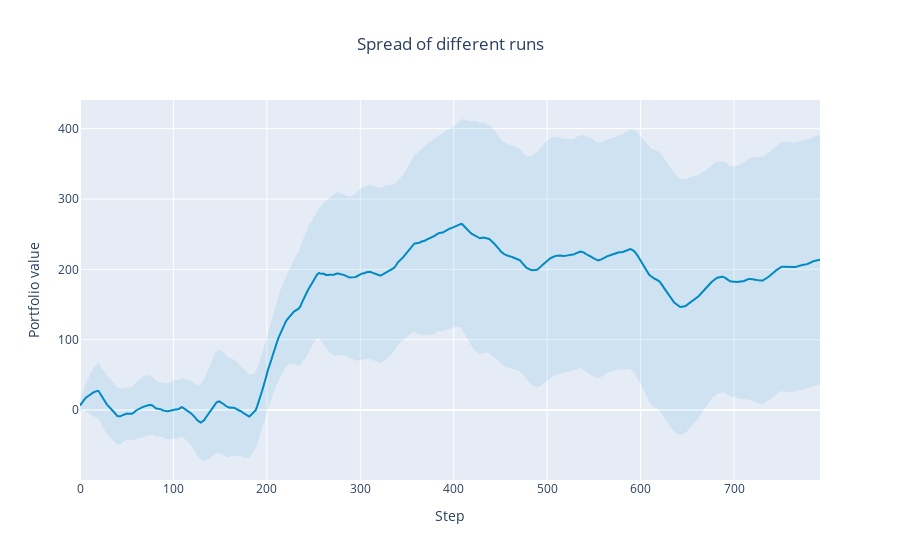

Notebook cell for this chart:
### Code cell
plot_spread(np.array(logs['portfolio']), 
        title='Spread of different runs', 
        xlabel='Step', 
        ylabel='Portfolio value')

### Figure 1 — Plotly figure (JSON) as saved in the notebook; plotly's stock layout.template omitted (floating-point values rounded to 4 significant figures; data arrays with more than 128 entries replaced by an {"elided": "..."} marker saying what was removed)
{"data": [{"hoverinfo": "skip", "line": {"width": 0}, "mode": "lines", "type": "scatter", "x": {"elided": "793 int values"}, "y": {"elided": "793 float values"}}, {"fill": "tonexty", "fillcolor": "rgba(0, 138, 196, 0.1)", "line": {"color": "#008ac4", "width": 2}, "mode": "lines", "type": "scatter", "x": {"elided": "793 int values"}, "y": {"elided": "793 float values"}}, {"fill": "tonexty", "fillcolor": "rgba(0, 138, 196, 0.1)", "hoverinfo": "skip", "line": {"width": 0}, "mode": "lines", "type": "scatter", "x": {"elided": "793 int values"}, "y": {"elided": "793 float values"}}], "layout": {"showlegend": false, "title": {"text": "Spread of different runs", "x": 0.5}, "xaxis": {"title": {"text": "Step"}}, "yaxis": {"title": {"text": "Portfolio value"}}}}
